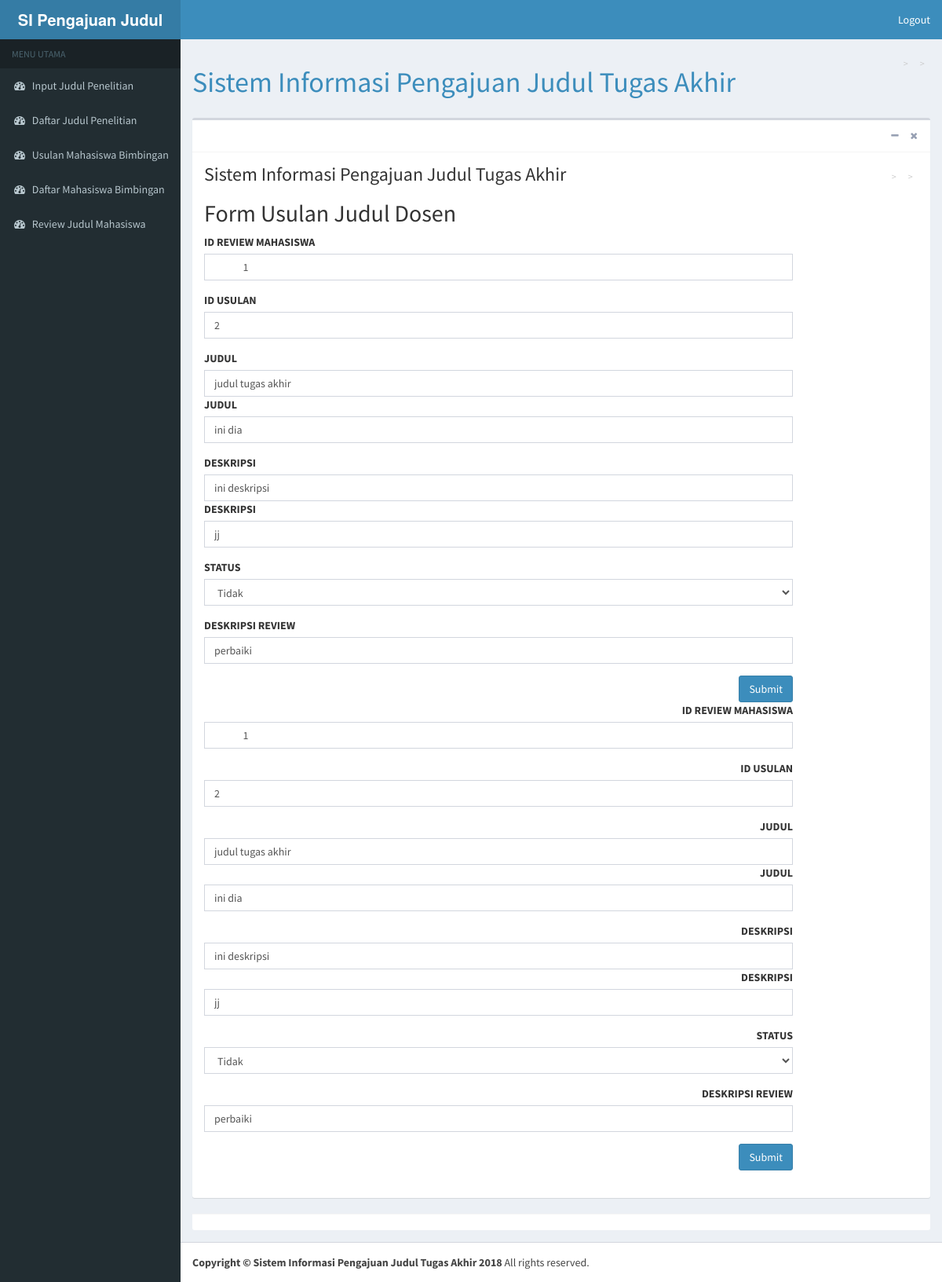
Screenshot of /index.php/reviewer/edit with the database file from the repository.
### tables this page shows
CREATE TABLE `review_ta` (
  `id_review_mhs` int(11) NOT NULL,
  `id_usulan` int(11) NOT NULL,
  `nip` varchar(30) NOT NULL,
  `status` char(50) NOT NULL,
  `deskripsi_review` char(50) NOT NULL
);

CREATE TABLE `usulan_ta_mhs` (
  `id_usulan` int(11) NOT NULL,
  `nim` varchar(9) NOT NULL,
  `prodi` char(3) NOT NULL,
  `golongan` varchar(1) NOT NULL,
  `judul` varchar(100) NOT NULL,
  `pengerjaan` varchar(10) NOT NULL,
  `deskripsi` text NOT NULL,
  `dosen_pembimbing` varchar(30) NOT NULL,
  `tgl_input` date NOT NULL,
  `judul_dosen` varchar(30) NOT NULL,
  `status_pilih` varchar(10) NOT NULL
);

### application/controllers/Reviewer.php (called while the page is built, shortened)
<?php
class Reviewer extends CI_Controller {
	function __construct(){
		$this->load->helper(array('url'));
		$this->load->model('Reviewer_model');
		$this->load->model('Pengajuan_Model');
	}
	public function edit(){
		$this->load->view("reviewer/header");
		$this->load->model("Reviewer_model");
		$id_review_mhs=$this->session->userdata('$id_review_mhs');
		$data['review1'] = $this->Reviewer_model->list_review($id_review_mhs);
		$data['review2'] = $this->Reviewer_model->list($id_review_mhs);
		$data['review3'] = $this->Reviewer_model->list1($id_review_mhs);
		$this->load->view('reviewer/edit_review',$data);
		$this->load->view("reviewer/footer");
	}
 }

### index.php (called while the page is built, shortened)
<?php
require_once BASEPATH.'core/CodeIgniter.php';

### application/models/Reviewer_model.php (called while the page is built, shortened)
<?php
class Reviewer_model extends CI_Model{
    function list_review($id_review_mhs){
    	$w=$this->db->query("select review_ta.id_review_mhs,review_ta.id_usulan,usulan_ta_mhs.judul,usulan_ta_mhs.deskripsi,usulan_ta_mhs.dosen_pembimbing,usulan_ta_mhs.tgl_input,review_ta.status,review_ta.deskripsi_review from review_ta, usulan_ta_mhs");
        return $w->result();
    }
function list(){
    $q=$this->db->query("select judul from usulan_ta_mhs");
    return $q->result();
}
function list1(){
    $q=$this->db->query("select deskripsi from usulan_ta_mhs");
    return $q->result();
}
}

### application/views/reviewer/edit_review.php (the view, shortened to what this page needs)
  <div class="content-wrapper">
    <section class="content-header">
      <h1>
        Sistem Informasi Pengajuan Judul Tugas Akhir
      </h1>
      <ol class="breadcrumb">
        <li><a href="#"></a></li>
        <li class="active"></li>
      </ol>
    </section>
  <div class="content">
 <div class="box">
        <div class="box-header with-border">
          <div class="box-tools pull-right">
            <button type="button" class="btn btn-box-tool" data-widget="collapse" data-toggle="tooltip" title="Collapse">
              <i class="fa fa-minus"></i></button>
            <button type="button" class="btn btn-box-tool" data-widget="remove" data-toggle="tooltip" title="Remove">
              <i class="fa fa-times"></i></button>
          </div>
        </div>
    <section class="content-header">
      <h1>
        Sistem Informasi Pengajuan Judul Tugas Akhir
      </h1>
      <ol class="breadcrumb">
        <li><a href="#"></a></li>
        <li class="active"></li>
      </ol>
    </section>
<section id="about">
      <div class="container">
        <div class="row">
          <div class="col-lg-8 mx-auto">
            <form action="<?php echo base_url('reviewer/edit_simpan') ?>" method="post">
              <div class="card">
              <div class="card-header">
                <h2>Form Usulan Judul Dosen</h2>
              </div>
              <div class="card-body p-4">
        <table class="table table-bordered "  style="background-color:white; width: 100%;">
<?php
foreach ($review1 as $b)
{
        ?>
           <div class="form-group">
            <label for="ID REVIEW MAHASISWA">ID REVIEW MAHASISWA</label>
              <input type="text" name="id_review_mhs"  class="form-control" value="
             <?php echo $b->id_review_mhs ?>" >
            </div>
           <div class="form-group">
            <label for="ID USULAN">ID USULAN</label>
            <input type="text" name="id_usulan"  class="form-control" value="<?php echo
            $b->id_usulan?>">
          </div>
        <?php foreach ($review2 as $c) { ?>
         <div class="form-group">
            <label for="STATUS">JUDUL</label>
              <input type="text" name="status" class="form-control" value="<?php echo $c->judul ?>">
              <?php }
              ?>
          </div>
   <?php foreach ($review3 as $d) { ?>
         <div class="form-group">
            <label for="STATUS">DESKRIPSI</label>
              <input type="text" name="status" class="form-control" value="<?php echo $d->deskripsi ?>">
              <?php }
              ?>
          </div>
           <div class="form-group">
            <label for="STATUS">STATUS</label>
               <select name="status" class="form-control" required="">
                    <option value="Tidak">Tidak</option>
               </select>
          </div>
           <div class="form-group">
            <label for="DESKRIPSI REVIEW">DESKRIPSI REVIEW</label>
            <input type="text-are8a" name="deskripsi_review" class="form-control" value="<?php  echo $b->deskripsi_review ?>"></td>
</div>
              </div>
              <div class="card-footer text-right">
                <button type="submit" class="btn btn-primary">Submit</button>
                    <?php
    }
?>
</div>
</table>
              </div>
            </div>
          </form>
          </div>
        </div>
      </div>
    </section>
  </div>
        <div class="box-footer">
        </div>
      </div>
  </div>

### rows the page displays
review_ta: id_review_mhs "1", id_usulan "2", deskripsi_review "perbaiki"
usulan_ta_mhs: status "judul tugas akhir", status "ini deskripsi"
usulan_ta_mhs: status "ini dia", status "jj"
